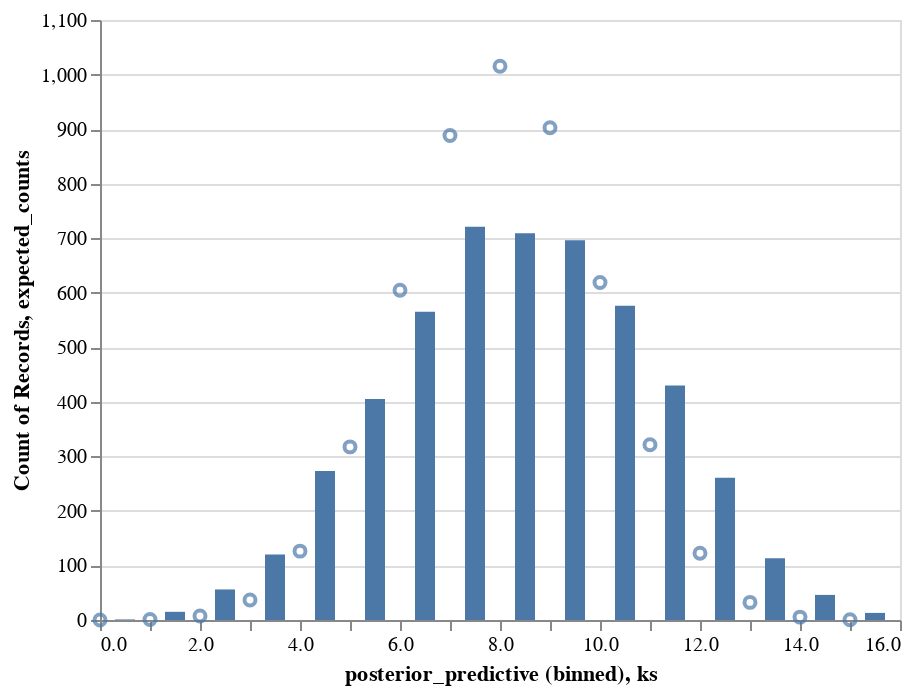

The code cell stored with this chart in its notebook:
### Code cell
pp_df = pd.DataFrame({"posterior_predictive": predictions[:5000]})
hist = (
    alt.Chart(pp_df)
    .mark_bar(size=10)
    .encode(
        x=alt.X("posterior_predictive", bin=alt.BinParams(step=1, extent=[0, n + 1])),
        y="count()",
    )
)

ec_df = pd.DataFrame(
    {
        "ks": ks,
        "expected_counts": expected_counts * len(pp_df),
    }
)
expected_line = alt.Chart(ec_df).mark_point().encode(x="ks", y="expected_counts")

hist + expected_line

### Figure 1 — Vega-Lite specification as saved in the notebook (floating-point values rounded to 4 significant figures; data arrays with more than 128 entries replaced by an {"elided": "..."} marker saying what was removed)
{"$schema": "https://vega.github.io/schema/vega-lite/v4.17.0.json", "config": {"view": {"continuousHeight": 300, "continuousWidth": 400}}, "datasets": {"data-2c23e773e731d0dc464e67d03c6f34ea": {"elided": "5000 records"}, "data-d4a2432ade89b54fbe7ce96d67508fa1": [{"expected_counts": 0.05421, "ks": 0}, {"expected_counts": 0.9293, "ks": 1}, {"expected_counts": 7.434, "ks": 2}, {"expected_counts": 36.82, "ks": 3}, {"expected_counts": 126.2, "ks": 4}, {"expected_counts": 317.4, "ks": 5}, {"expected_counts": 604.5, "ks": 6}, {"expected_counts": 888.3, "ks": 7}, {"expected_counts": 1015.0, "ks": 8}, {"expected_counts": 902.4, "ks": 9}, {"expected_counts": 618.8, "ks": 10}, {"expected_counts": 321.5, "ks": 11}, {"expected_counts": 122.5, "ks": 12}, {"expected_counts": 32.3, "ks": 13}, {"expected_counts": 5.273, "ks": 14}, {"expected_counts": 0.4017, "ks": 15}]}, "layer": [{"data": {"name": "data-2c23e773e731d0dc464e67d03c6f34ea"}, "encoding": {"x": {"bin": {"extent": [0, 16], "step": 1}, "field": "posterior_predictive", "type": "quantitative"}, "y": {"aggregate": "count", "type": "quantitative"}}, "mark": {"size": 10, "type": "bar"}}, {"data": {"name": "data-d4a2432ade89b54fbe7ce96d67508fa1"}, "encoding": {"x": {"field": "ks", "type": "quantitative"}, "y": {"field": "expected_counts", "type": "quantitative"}}, "mark": "point"}]}
